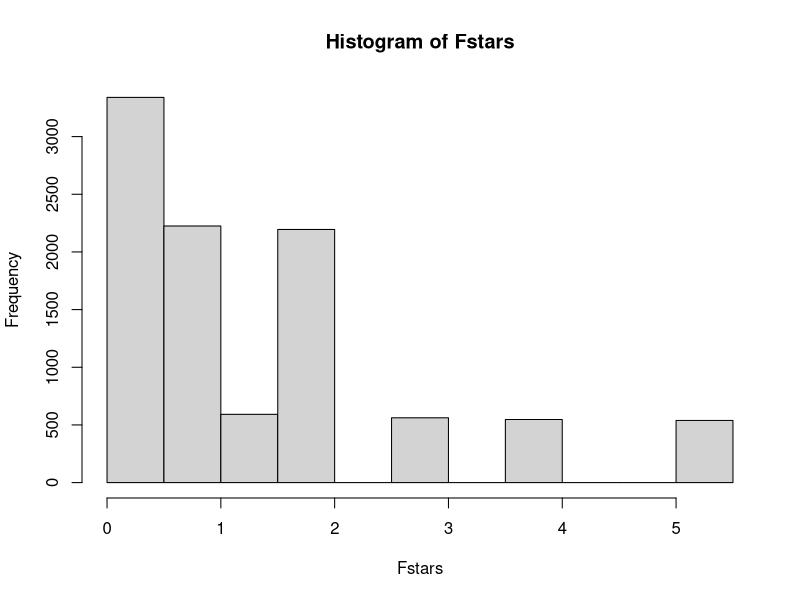

Recreate this plot in R.
#class 22
#randomized blocks

y <- c(87, 84, 81, 95, 93, 96, 81, 82, 82)
tmt <- c("C", "A", "B", "B", "A", "C", "A", "C", "B")
block <- rep(1:3, each = 3)



growdata <- data.frame(list(y=y, tmt=tmt, block=block))
fit <- aov(y ~tmt+as.factor(block), data = growdata)
summary(fit)
our.F <- (summary(aov(y~tmt+as.factor(block), data=growdata))[[1]])[1,4]
our.F

nperm <- 10000
Fstars <- rep(NA, nperm)

for (i in 1:nperm) {
  tempdata <- growdata
  tempdata$y <- c(sample(tempdata$y[1:3]), sample(tempdata$y[4:6]), sample(tempdata$y[7:9]))
  Fstars[i] <- (summary(aov(y~tmt+as.factor(block), data = tempdata))[[1]])[1,4]
}

hist(Fstars)
#F-stat

pvalue <- sum(Fstars >= our.F)/nperm
pvalue
